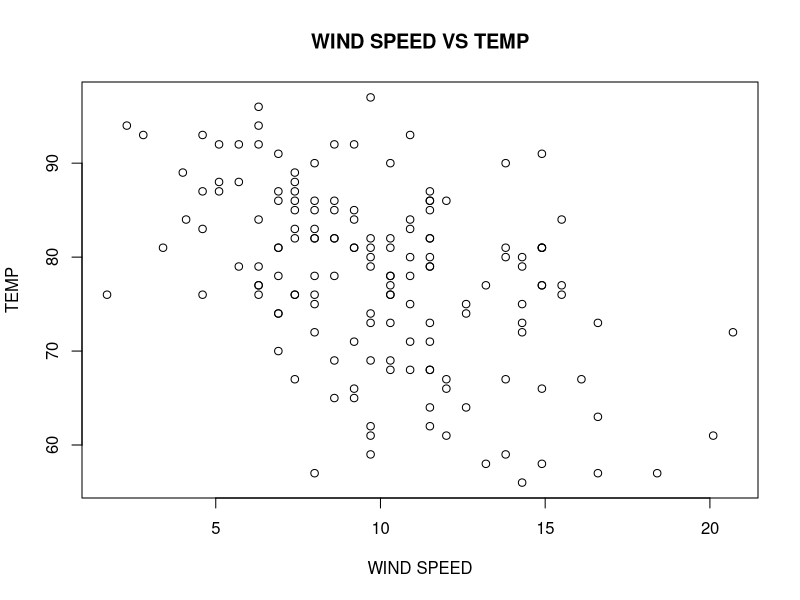

R code for this plot:
data("airquality")

a = airquality

plot(a[,3],
     a$Temp,
     main="WIND SPEED VS TEMP",
     xlab = "WIND SPEED",
     ylab = "TEMP")